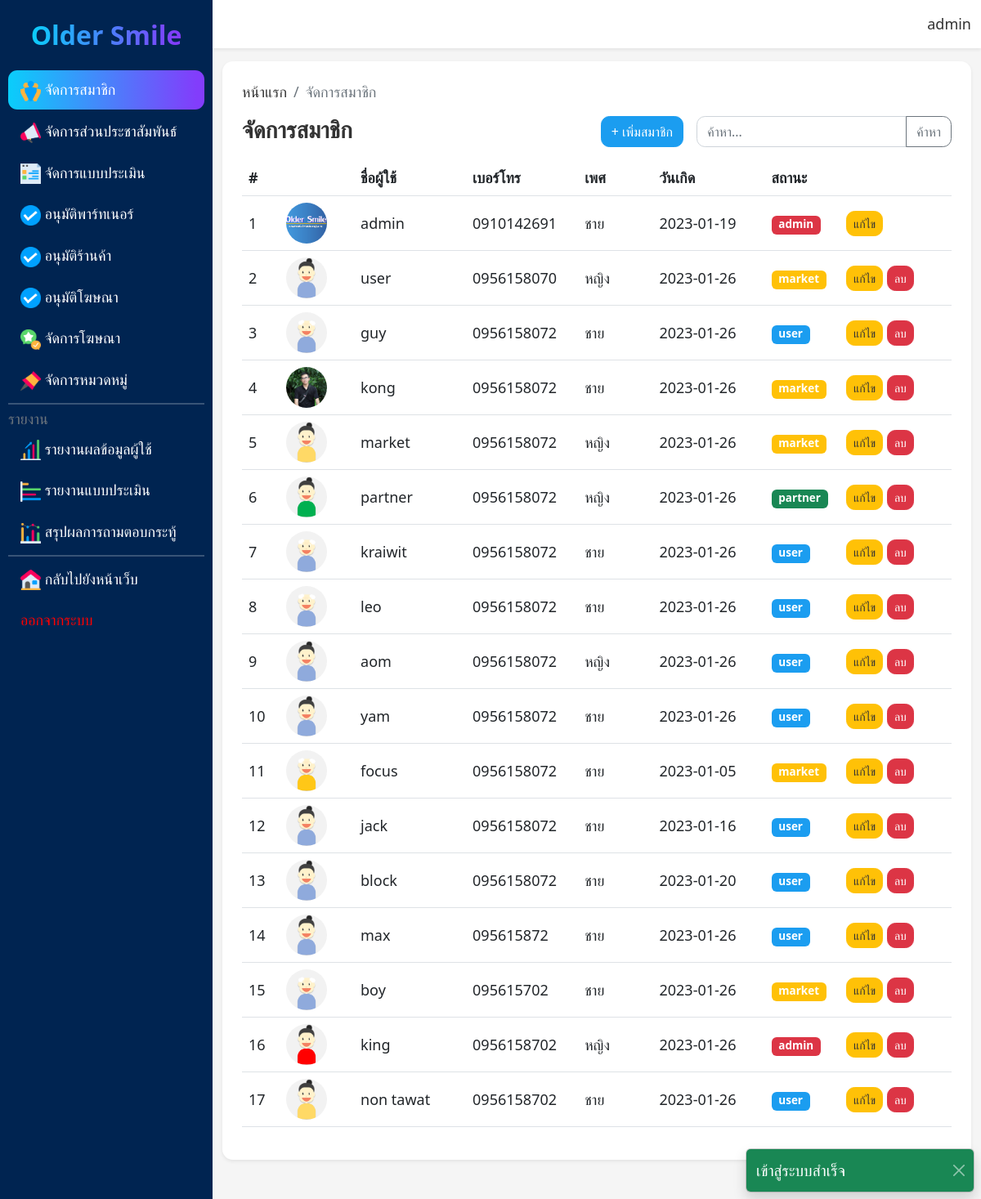
Page /admin/user_mng.php (signed in) on the committed database.
### tables this page shows
CREATE TABLE `user` (
  `user_id` int(11) NOT NULL,
  `user_name` varchar(255) NOT NULL,
  `user_dob` varchar(20) NOT NULL,
  `user_gender` varchar(10) NOT NULL,
  `user_tel` varchar(13) NOT NULL,
  `user_role` varchar(10) NOT NULL,
  `user_pass` varchar(60) NOT NULL,
  `user_wallet` decimal(8,2) NOT NULL,
  `user_image` varchar(60) NOT NULL
);

### conn.php (called while the page is built, shortened)
<?php
$my_id = (isset($_SESSION['my_id']))?$_SESSION['my_id']:'0';

### admin/user_mng.php (the view, shortened to what this page needs)
<?php
include('../conn.php');
$sql = "SELECT * FROM user";
$query = mysqli_query($conn,$sql);
?>
<!DOCTYPE html>
<html lang="en">
<head>
    <link rel="stylesheet" href="../boostrap/bootstrap.min.css">
    <link rel="stylesheet" href="../css/admin.css">
    <link rel="stylesheet" href="../css/base.css">
</head>
<body>
    <?php include('component/alert.php');?>
    <main class="main d-flex">
        <?php include('component/sidebar.php');?>
        <div class="content">
            <?php include('component/navbar.php');?>
            <div class="content-body">
                <div class="container-fluid mt-3 pb-5">
                    <div class="p-4 rounded-4 shadow-sm bg-white">
                        <ol class="breadcrumb">
                            <li class="breadcrumb-item"><a href="../index.php">หน้าแรก</a></li>
                            <li class="breadcrumb-item active">จัดการสมาชิก</li>
                        </ol>
                        <div class="d-flex justify-content-between">
                            <h3>จัดการสมาชิก</h3>
                            <div class="d-flex">
                                <a href="user_add.php" class="btn btn-primary me-3">+ เพิ่มสมาชิก</a>
                                <form action="" method="get">
                                    <div class="input-group">
                                        <input type="text" name="search" placeholder="ค้าหา..." id="" class="form-control">
                                        <button type="submit" class="btn btn-outline-secondary">ค้าหา</button>
                                    </div>
                                </form>
                            </div>
                        </div>
                        <div class="table-responsive mt-3">
                            <table class="table table-hover align-middle">
                                <thead>
                                    <tr>
                                        <th style="width: 5%;">#</th>
                                        <th style="width: 10%;"></th>
                                        <th style="width: 15%;">ชื่อผู้ใช้</th>
                                        <th style="width: 15%;">เบอร์โทร</th>
                                        <th style="width: 10%;">เพศ</th>
                                        <th style="width: 15%;">วันเกิด</th>
                                        <th style="width: 10%;">สถานะ</th>
                                        <th style="width: 15%;"></th>
                                    </tr>
                                </thead>
                                <tbody>
                                    <?php foreach($query as $i => $row):?>
                                    <tr>
                                        <td><?php echo $i+1;?></td>
                                        <td>
                                            <img class="rounded-circle" height="50" width="50" src="../img/<?php echo $row['user_image'];?>" alt="">
                                        </td>
                                        <td><?php echo $row['user_name'];?></td>
                                        <td><?php echo $row['user_tel'];?></td>
                                        <td><?php echo $row['user_gender'];?></td>
                                        <td><?php echo $row['user_dob'];?></td>
                                        <td>
                                            <?php if($row['user_role']=='admin'):?>
                                                <span class="badge bg-danger"><?php echo $row['user_role'];?></span>
                                            <?php elseif($row['user_role']=='partner'):?>
                                                <span class="badge bg-success"><?php echo $row['user_role'];?></span>
                                            <?php elseif($row['user_role']=='market'):?>
                                                <span class="badge bg-warning"><?php echo $row['user_role'];?></span>
                                            <?php else:?>
                                                <span class="badge bg-primary"><?php echo $row['user_role'];?></span>
                                            <?php endif;?>
                                        </td>
                                        <td>
                                            <a href="user_edit.php?id=<?php echo $row['user_id'];?>" class="btn btn-warning btn-sm">แก้ไข</a>
                                            <?php if($row['user_id']!==$my_id):?>
                                            <a href="user_proc/user_del_proc.php?id=<?php echo $row['user_id'];?>" onclick="return confirm('คุณแน่ใจ หรือไม่ ว่าจะลบ')" class="btn btn-danger btn-sm">ลบ</a>
                                            <?php endif;?>
                                        </td>
                                    </tr>
                                    <?php endforeach;?>
                                </tbody>
                            </table>
                        </div>
                    </div>
                </div>
            </div>
        </div>
    </main>
</body>
</html>

### css/admin.css (style rules this page uses)
.content { width: 100%; }
body { overflow: hidden; }
.content-body { width: 100%; overflow: auto; max-height: 100vh; }

### css/base.css (style rules this page uses)
body { background-color: #f5f5f5!important; font-family: system-ui, -apple-system, BlinkMacSystemFont, 'Segoe UI', Roboto, Oxygen, Ubuntu, Cantarell, 'Open Sans', 'Helvetica Neue', sans-serif!important; font-size: 18px!important; font-weight: 500!important; margin: 0!important; padding: 0!important; }
h1,h2,h3,h4,h5,h6,a,p { color: #333!important; text-decoration: none!important; margin: 0!important; }
h1,h2,h3,h4,h5,h6 { font-weight: 600!important; }
img, video { object-fit: cover!important; }
.rounded-4 { border-radius: 0.8rem!important; }
.btn, .form-control, .form-select, .form-control-plaintext { border-radius: 0.65rem!important; }
.bg-primary { background-color: #1b9df0!important; color: #fff!important; }
.btn-primary, .btn-outline-primary:hover { background-color: #1b9df0!important; color: #fff!important; border-color: #1b9df0!important; }
.btn-success, .btn-danger, .btn-secondary, .btn-info { color: #fff!important; }
.input-group input[type=text].form-control { border-top-right-radius: 0!important; border-bottom-right-radius: 0!important; }
.input-group .btn { border-top-left-radius: 0!important; border-bottom-left-radius: 0!important; }

### rows in the picture
user: user_image (picture), user_name "admin", user_tel "0910142691", user_gender "ชาย", user_dob "2023-01-19", user_role "admin"
user: user_image (picture), user_name "user", user_tel "0956158070", user_gender "หญิง", user_dob "2023-01-26", user_role "market"
user: user_image (picture), user_name "guy", user_tel "0956158072", user_gender "ชาย", user_dob "2023-01-26", user_role "user"
user: user_image (picture), user_name "kong", user_tel "0956158072", user_gender "ชาย", user_dob "2023-01-26", user_role "market"
user: user_image (picture), user_name "market", user_tel "0956158072", user_gender "หญิง", user_dob "2023-01-26", user_role "market"
user: user_image (picture), user_name "partner", user_tel "0956158072", user_gender "หญิง", user_dob "2023-01-26", user_role "partner"
user: user_image (picture), user_name "kraiwit", user_tel "0956158072", user_gender "ชาย", user_dob "2023-01-26", user_role "user"
user: user_image (picture), user_name "leo", user_tel "0956158072", user_gender "ชาย", user_dob "2023-01-26", user_role "user"
user: user_image (picture), user_name "aom", user_tel "0956158072", user_gender "หญิง", user_dob "2023-01-26", user_role "user"
user: user_image (picture), user_name "yam", user_tel "0956158072", user_gender "ชาย", user_dob "2023-01-26", user_role "user"
user: user_image (picture), user_name "focus", user_tel "0956158072", user_gender "ชาย", user_dob "2023-01-05", user_role "market"
user: user_image (picture), user_name "jack", user_tel "0956158072", user_gender "ชาย", user_dob "2023-01-16", user_role "user"
user: user_image (picture), user_name "block", user_tel "0956158072", user_gender "ชาย", user_dob "2023-01-20", user_role "user"
user: user_image (picture), user_name "max", user_tel "095615872", user_gender "ชาย", user_dob "2023-01-26", user_role "user"
user: user_image (picture), user_name "boy", user_tel "095615702", user_gender "ชาย", user_dob "2023-01-26", user_role "market"
user: user_image (picture), user_name "king", user_tel "0956158702", user_gender "หญิง", user_dob "2023-01-26", user_role "admin"
user: user_image (picture), user_name "non tawat", user_tel "0956158702", user_gender "ชาย", user_dob "2023-01-26", user_role "user"

### other values in the picture
$_SESSION['succ'] "เข้าสู่ระบบสำเร็จ"
$_SESSION['my_name'] "admin"
